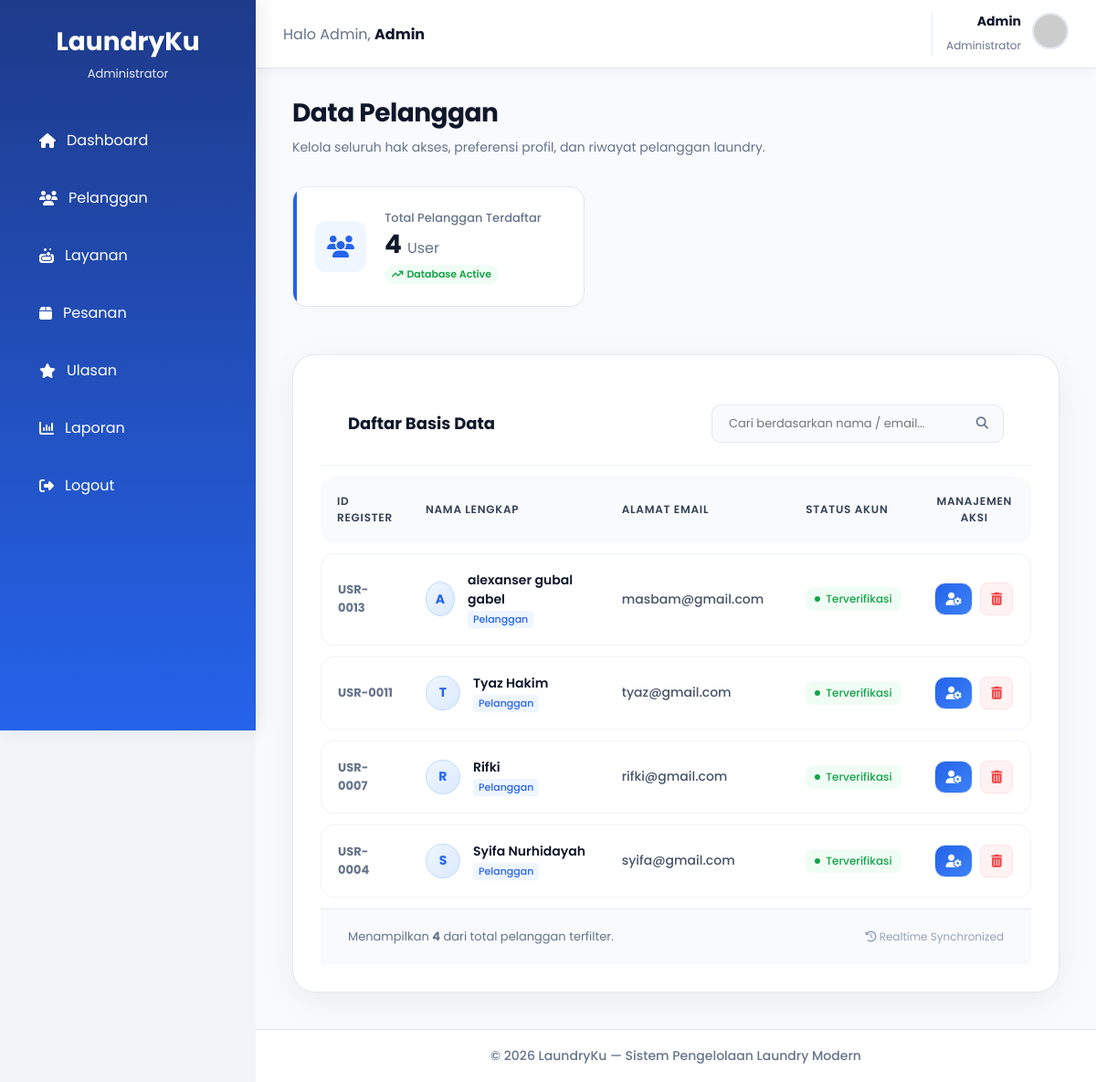
Page /admin/pelanggan.php on the committed database.
### tables this page shows
CREATE TABLE `users` (
  `id` int(11) NOT NULL,
  `nama` varchar(100) DEFAULT NULL,
  `email` varchar(100) DEFAULT NULL,
  `password` varchar(255) DEFAULT NULL,
  `role` enum('admin','user') DEFAULT 'user',
  `created_at` timestamp NOT NULL DEFAULT current_timestamp(),
  `foto` varchar(255) DEFAULT NULL
);

### admin/pelanggan.php (the view, shortened to what this page needs)
<?php
require '../config/koneksi.php';
$keyword = isset($_GET['keyword'])
    ? mysqli_real_escape_string($koneksi,$_GET['keyword'])
    : '';
$query = "
    SELECT *
    FROM users
    WHERE role='user'
";
$query .= "
    ORDER BY id DESC
";
$pelanggan = mysqli_query($koneksi,$query);
$total_pelanggan = mysqli_fetch_assoc(
    mysqli_query($koneksi,"
        SELECT COUNT(*) total
        FROM users
        WHERE role='user'
    ")
);
?>
<!DOCTYPE html>
<html lang="id">
<head>
    <link rel="stylesheet" href="../assets/css/stylee.css">
    <link rel="stylesheet" href="https://cdnjs.cloudflare.com/ajax/libs/font-awesome/6.5.1/css/all.min.css">
</head>
<body>
<div class="container">
    <?php include '../includes/admin/sidebar.php'; ?>
    <div class="main-content">
        <?php include '../includes/admin/navbar.php'; ?>
        <br>
        <br>
        <br>
        <div class="content">
            <div class="content-inner-container">
                <div class="page-header-container">
                    <div class="page-header">
                        <h1>Data Pelanggan</h1>
                        <p>Kelola seluruh hak akses, preferensi profil, dan riwayat pelanggan laundry.</p>
                    </div>
                </div>
                <div class="info-card">
                    <div class="info-icon">
                        <i class="fa-solid fa-users"></i>
                    </div>
                    <div>
                        <span>Total Pelanggan Terdaftar</span>
                        <h2><?= $total_pelanggan['total']; ?> <span style="display:inline; font-size:16px; color:#64748b; font-weight:400;">User</span></h2>
                        <div class="card-badge">
                            <i class="fa-solid fa-arrow-trend-up" style="margin-right: 4px;"></i> Database Active
                        </div>
                    </div>
                </div>
                <div class="table-card">
                    <div class="table-header">
                        <h2>Daftar Basis Data</h2>
                        <form method="GET" class="search-form">
                            <input
                                type="text"
                                name="keyword"
                                placeholder="Cari berdasarkan nama / email..."
                                value="<?= htmlspecialchars($keyword) ?>">
                            <button type="submit">
                                <i class="fa-solid fa-magnifying-glass"></i>
                            </button>
                        </form>
                    </div>
                    <div class="table-responsive">
                        <table>
                            <thead>
                                <tr>
                                    <th style="width: 12%;">ID Register</th>
                                    <th style="width: 28%;">Nama Lengkap</th>
                                    <th style="width: 26%;">Alamat Email</th>
                                    <th style="width: 18%;">Status Akun</th>
                                    <th style="width: 16%; text-align: center;">Manajemen Aksi</th>
                                </tr>
                            </thead>
                            <tbody>
                            <?php if(mysqli_num_rows($pelanggan) > 0): ?>
                                <?php while($row = mysqli_fetch_assoc($pelanggan)): ?>
                                <tr>
                                    <td style="font-weight: 700; color: #64748b; font-size: 13px;">
                                        USR-<?= str_pad($row['id'], 4, '0', STR_PAD_LEFT); ?>
                                    </td>
                                    <td>
                                        <div class="user-cell">
                                            <div class="user-avatar">
                                                <?= strtoupper(substr($row['nama'], 0, 1)); ?>
                                            </div>
                                            <div class="user-name-wrapper">
                                                <span class="user-name"><?= htmlspecialchars($row['nama']); ?></span>
                                                <span class="user-role-badge">Pelanggan</span>
                                            </div>
                                        </div>
                                    </td>
                                    <td style="color: #475569; font-weight: 500;">
                                        <?= htmlspecialchars($row['email']); ?>
                                    </td>
                                    <td>
                                        <div class="status-badge">
                                            <div class="status-dot"></div>
                                            Terverifikasi
                                        </div>
                                    </td>
                                    <td>
                                        <div class="action-group" style="justify-content: center;">
                                            <a href="detail_pelanggan.php?id=<?= $row['id']; ?>"
                                               class="btn-icon btn-detail"
                                               title="Lihat Detail">
                                                <i class="fa-solid fa-user-gear"></i>
                                            </a>
                                            <a href="hapus_pelanggan.php?id=<?= $row['id']; ?>"
                                               class="btn-icon btn-delete"
                                               title="Hapus Pelanggan"
                                               onclick="return confirm('Apakah Anda yakin ingin menghapus pelanggan ini dari sistem?')">
                                                <i class="fa-solid fa-trash-can"></i>
                                            </a>
                                        </div>
                                    </td>
                                </tr>
                                <?php endwhile; ?>
                            <?php endif; ?>
                            </tbody>
                        </table>
                    </div>
                    <div class="table-footer-meta">
                        <div>
                            Menampilkan <b><?= mysqli_num_rows($pelanggan); ?></b> dari total pelanggan terfilter.
                        </div>
                        <div style="font-size: 12px; color: #94a3b8;">
                            <i class="fa-solid fa-clock-rotate-left"></i> Realtime Synchronized
                        </div>
                    </div>
                </div>
            </div> </div>
        <?php include '../includes/admin/footer.php'; ?>
    </div>
</div>
</body>
</html>

### assets/css/stylee.css (style rules this page uses)
:root { --primary:#2563eb; --primary-light:#60a5fa; --success:#22c55e; --warning:#f59e0b; --danger:#ef4444; --dark:#0f172a; --gray:#64748b; --light:#f8fafc; --radius:18px; --shadow:0 10px 25px rgba(15,23,42,.08); }
* { margin:0; padding:0; box-sizing:border-box; font-family:'Poppins',sans-serif; }
body { background:#f1f5f9; color:var(--dark); }
.container { display:flex; min-height:100vh; }
.main-content { margin-left:280px; min-height:100vh; display:flex; flex-direction:column; }
.content { padding:25px; margin-top:75px; }
.table-card { background:#fff; border-radius:20px; overflow-x:auto; box-shadow:var(--shadow); padding:20px; }
table { width:100%; border-collapse:collapse; }
th,td { padding:16px; border-bottom:1px solid #e2e8f0; }
th { background:#f8fafc; }
.btn-primary, .btn-detail, .btn-tambah { background:linear-gradient(135deg,var(--primary),#3b82f6); color:#fff; text-decoration:none; padding:12px 20px; border-radius:12px; }
.table-card { background:#ffffff; border-radius:25px; padding:30px; margin-top:20px; border:1px solid #e2e8f0; box-shadow: 0 10px 35px rgba(15,23,42,.06); overflow:hidden; }
table { width:100%; border-collapse:separate; border-spacing:0 12px; }
thead th { background:#f8fafc; padding:18px; color:#334155; font-weight:600; text-align:left; border:none; }
thead th:first-child { border-radius:15px 0 0 15px; }
thead th:last-child { border-radius:0 15px 15px 0; }
tbody tr { transition:.3s; }
tbody td { background:#ffffff; padding:18px; border-top:1px solid #eef2f7; border-bottom:1px solid #eef2f7; }
tbody td:first-child { border-left:1px solid #eef2f7; border-radius:15px 0 0 15px; }
tbody td:last-child { border-right:1px solid #eef2f7; border-radius:0 15px 15px 0; }

### rows in the picture
users: id "0013", nama "A", nama "alexanser gubal gabel", email "masbam@gmail.com"
users: id "0011", nama "T", nama "Tyaz Hakim", email "tyaz@gmail.com"
users: id "0007", nama "R", nama "Rifki", email "rifki@gmail.com"
users: id "0004", nama "S", nama "Syifa Nurhidayah", email "syifa@gmail.com"

### other values in the picture
$nama_admin "Admin"
$total_pelanggan['total'] "4"
mysqli_num_rows($pelanggan) "4"
